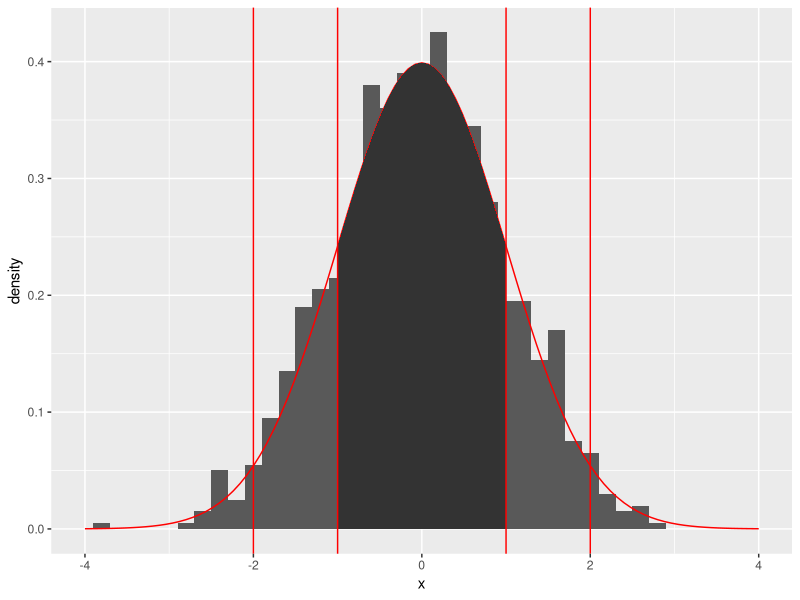
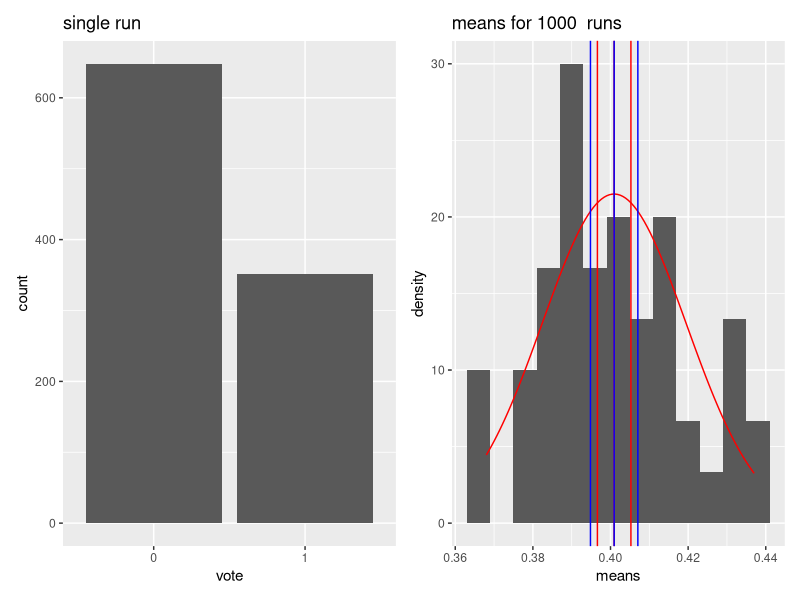

These figures' R source, in order:
## ---- chunk 1
knitr::opts_chunk$set(echo = TRUE)
if(!require("ggplot2")) { install.packages('ggplot2', repos = "http://cran.us.r-project.org"); library("ggplot2") }
## ---- chunk 2
df1 <- data.frame(x = rnorm(1000))
p1 <- ggplot(df1, aes(x)) + theme(legend.position="none") + xlim(-4, 4)
p1 <- p1 + geom_histogram(aes(y=after_stat(density)), binwidth=0.2, na.rm=TRUE)
p1 <- p1 + stat_function(fun=dnorm, args=list(mean=0, sd=1), colour="red")
p1 <- p1 + stat_function(fun=dnorm, xlim = c(-1, 1), geom = "area")
vline_data = data.frame(x_int = c(-2, -1, 1, 2))
p1 + geom_vline(xintercept=vline_data$x_int, colour="red")
## ---- chunk 3
v <- 0.975
## ---- chunk 4
#' n: # number of rexp samples for each mean
#' k: # number of means
generate_means <- function(n, years, prob) {
  #' collect k means, each with n samples, in an array
  sample_means = NULL
  for (i in 1:years) sample_means = c(sample_means, mean(rbinom(n, size=1, prob=prob)))
  means_df <- data.frame(means = sample_means)
  means_df
}
## ---- chunk 5
#' https://bookdown.org/yihui/rmarkdown-cookbook/font-color.html
colorize <- function(x, color) {
  if (knitr::is_latex_output()) {
    sprintf("\\textcolor{%s}{%s}", color, x)
  } else if (knitr::is_html_output()) {
    sprintf("<span style='color: %s;'>%s</span>", color,
      x)
  } else x
}
## ---- chunk 6
N <- 1000
years <- 50
df3 <- data.frame(vote = factor(rbinom(N, size=1, prob=0.4)))
df4 <- generate_means(N, years, 0.4)
XBar_n <- mean(df4$means)
low  <- function(quant) { XBar_n - qnorm(quant)*sd(df4$means)/sqrt(length(df4$means)) }
high <- function(quant) { XBar_n + qnorm(quant)*sd(df4$means)/sqrt(length(df4$means)) }
vline_data <- function(quant) { data.frame(x_int = c(low(quant), XBar_n, high(quant))) }
## ---- chunk 7
p3 <- ggplot(df3, aes(vote))+ geom_bar() + ggtitle("single run")
## ---- chunk 8
p4 <- ggplot(df4, aes(means)) + theme(legend.position="none") + ggtitle(paste("means for", as.character(N), " runs"))
p4 <- p4 + geom_histogram(aes(y=after_stat(density)), binwidth=0.006, na.rm=TRUE)
p4 <- p4 + stat_function(fun=dnorm, args=list(mean=XBar_n, sd=sd(df4$means)), colour="red")
vline_95 <- vline_data(0.95)
vline_99 <- vline_data(0.99)
p4 <- p4 + geom_vline(xintercept=vline_95$x_int, colour="red")
p4 <- p4 + geom_vline(xintercept=vline_99$x_int, colour="blue")
## ---- chunk 9
library(patchwork)
p3 + p4
